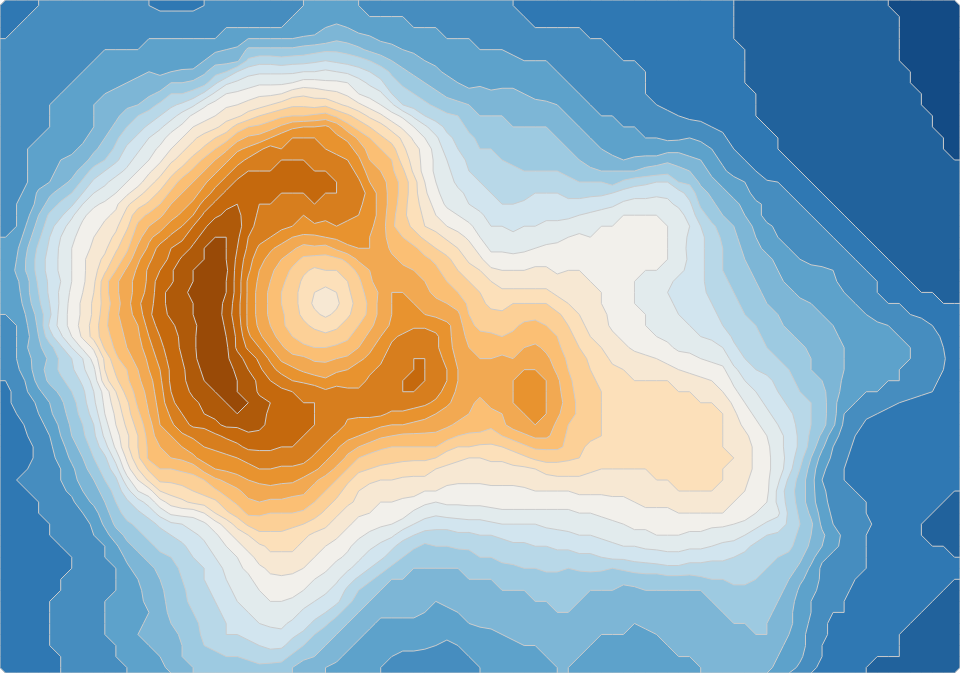

Express this chart as Vega-Lite.
### Vega specification from a JSON file in a GitHub repository (floating-point values rounded to 4 significant figures; data arrays with more than 128 entries replaced by an {"elided": "..."} marker saying what was removed)
{"$schema": "https://vega.github.io/schema/vega/v5.json", "width": 960, "height": 673, "autosize": "none", "data": [{"name": "contours", "transform": [{"type": "contour", "values": {"signal": "volcano.values"}, "size": [{"signal": "volcano.width"}, {"signal": "volcano.height"}], "smooth": {"signal": "smooth"}, "thresholds": {"signal": "sequence(90, 195, 5)"}}]}], "projections": [{"name": "projection", "type": "identity", "scale": {"signal": "width / volcano.width"}}], "scales": [{"name": "color", "type": "linear", "domain": [90, 190], "range": {"scheme": "blueorange"}}], "marks": [{"type": "path", "from": {"data": "contours"}, "encode": {"enter": {"stroke": {"value": "#ccc"}, "strokeWidth": {"value": 1}, "fill": {"scale": "color", "field": "value"}}}, "transform": [{"type": "geopath", "field": "datum", "projection": "projection"}]}], "signals": [{"name": "volcano", "value": {"width": 87, "height": 61, "values": {"elided": "5307 int values"}}}, {"name": "smooth", "value": true, "bind": {"input": "radio", "options": [true, false]}}]}
